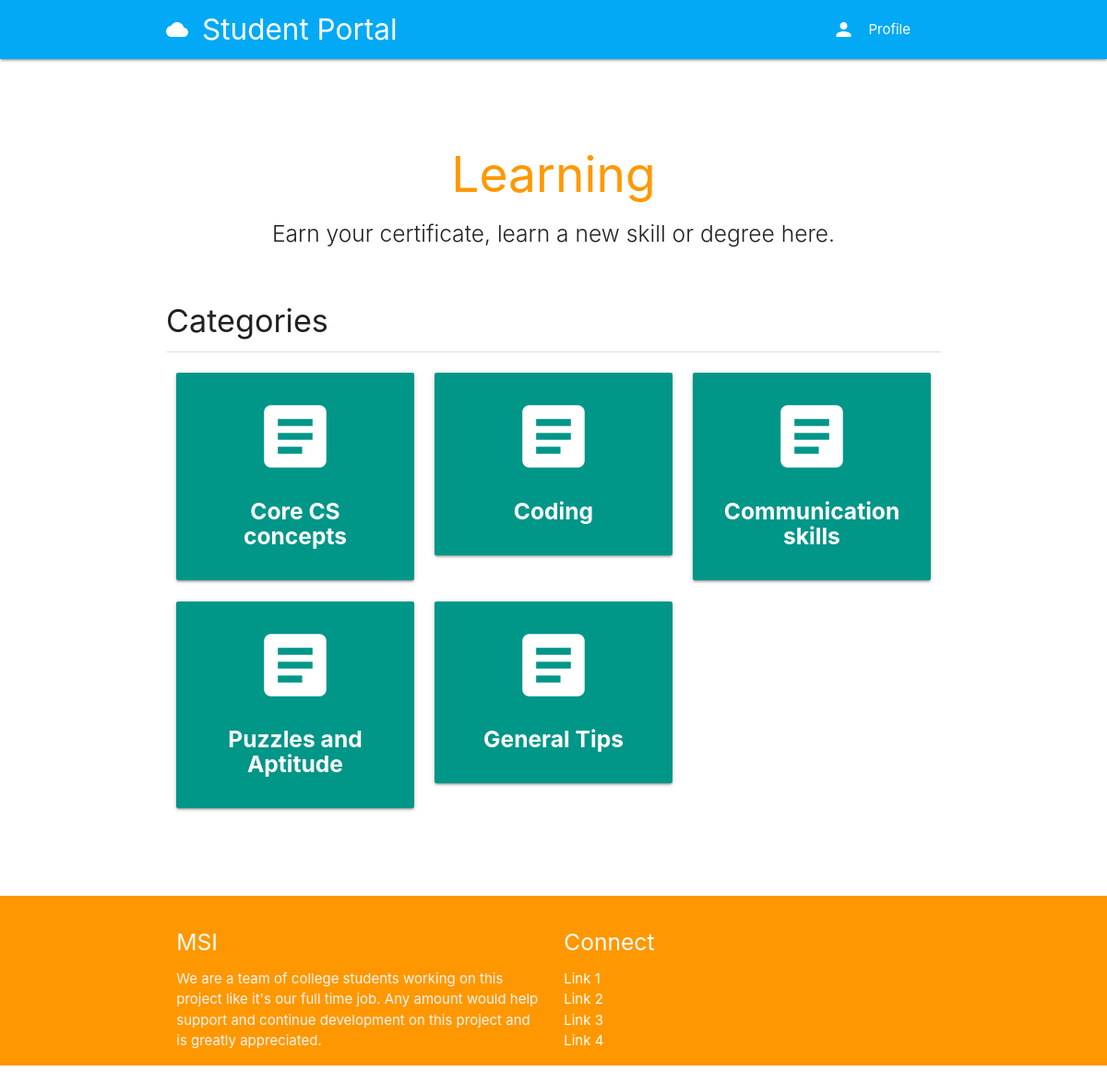
/course/categories/, run on the app's committed database.
### classroom/models.py (models this page shows, shortened)
class Category(models.Model):
	title = models.CharField(max_length=100, verbose_name='Title')
	icon = models.CharField(max_length=100, verbose_name='Icon', default='article')
	slug = models.SlugField(unique=True)

### classroom/views.py (the view)
# urls.py: path('categories/', Categories, name='categories'),
def Categories(request):
	categories = Category.objects.all()
	context = {
		'categories': categories
	}
	return render(request, 'classroom/categories.html', context)

### authy/views.py (called while the page is built)
def SideNavInfo(request):
	user = request.user
	nav_profile = None
	if user.is_authenticated:
		nav_profile = Profile.objects.get(user=user)
	return {'nav_profile': nav_profile}

### direct/views.py (called while the page is built)
def CheckDirects(request):
    directs_count = 0
    if request.user.is_authenticated:
        directs_count = Message.objects.filter(user=request.user, is_read=False).count()
    return {'directs_count': directs_count}

### student_portal/templates/classroom/categories.html
{% extends 'base.html' %}
{% load static %}
{% block banner %}
<div class="section no-pad-bot" id="index-banner">
	<div class="container">
		<br><br>
		<h2 class="header orange-text center">Learning</h2>
		<h5 class="header col s12 light center"> Earn your certificate, learn a new skill or degree here.</h5>
	</div>
</div>
{% endblock %}
{% block content %}
<div class="section">
	<h4>Categories</h4>
	<div class="divider"></div>
</div>
<div class="row">
{% for category in categories %}
    <div class="col s12 m4">
      <a href="{% url 'category-courses' category.slug %}">
      <div class="card-panel teal center-align white-text">
        <i class="material-icons large">{{ category.icon }}</i>
        <h5><b>{{ category.title }}</b></h5>
      </div>
      </a>
    </div>
{% endfor %}
</div>
{% endblock %}

### data on the page
Category: title "Core CS concepts"
Category: title "Coding"
Category: title "Communication skills"
Category: title "Puzzles and Aptitude"
Category: title "General Tips"
